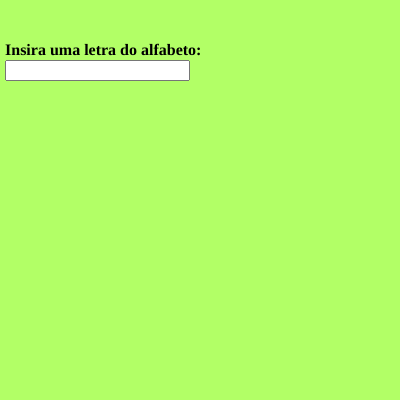
Frame 1 (no input)
Frame 60 (no input): identical to frame 1, image omitted
Frame 120 (the mouse pressed at the canvas centre since frame 60): identical to frame 1, image omitted

The p5.js sketch that drew this single still picture (run headless with seeded random() and noise() and a simulated clock; from frame 60 on, the mouse is pressed at the canvas centre):

// p5.js sketch
// ── sketch.js
var input,heading;

function setup() 
{
  createCanvas(400, 400);
  background(178,255,102);

  input = createInput();
  input.position(5,60);

  heading = createElement('h4','Insira uma letra do alfabeto: ');
  heading.position(5, 20);
 

}

function draw() {
  const value = input.value();

  // switch ... case
  switch(value){
    case 'a':
    case 'e':
    case 'i':
    case 'o':
    case 'u':
      console.log("Vogal");
      break;

    case '':
      console.log("Insira uma letra");
      break;
      
    default: 
      console.log("Consoante");
      break;
  }

}
